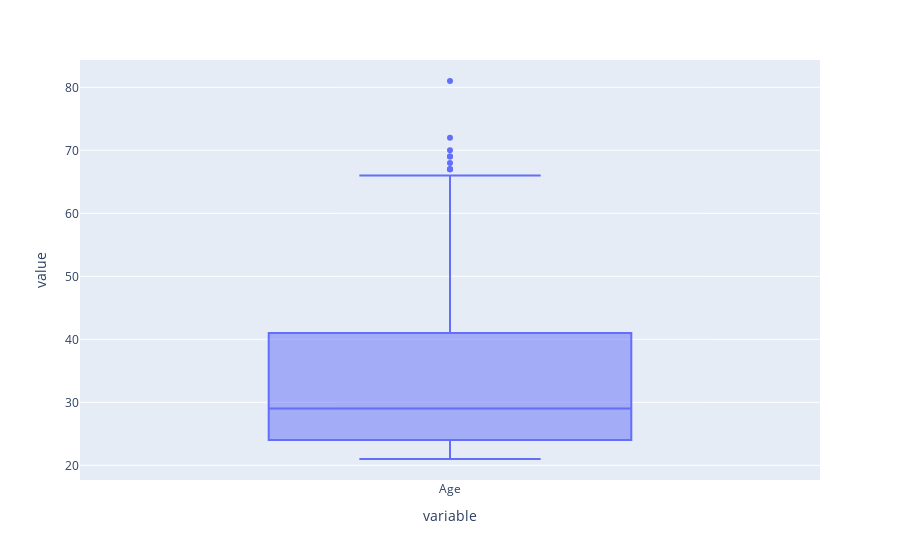

The code cell stored with this chart in its notebook:
### Code cell
px.box(df.Age)

### Figure 1 — Plotly figure (JSON) as saved in the notebook; plotly's stock layout.template omitted (floating-point values rounded to 4 significant figures; data arrays with more than 128 entries replaced by an {"elided": "..."} marker saying what was removed)
{"data": [{"alignmentgroup": "True", "hovertemplate": "variable=%{x}<br>value=%{y}<extra></extra>", "legendgroup": "", "marker": {"color": "#636efa"}, "name": "", "notched": false, "offsetgroup": "", "orientation": "v", "showlegend": false, "type": "box", "x": {"elided": "768 str values"}, "x0": " ", "xaxis": "x", "y": {"elided": "768 int values"}, "y0": " ", "yaxis": "y"}], "layout": {"boxmode": "group", "legend": {"tracegroupgap": 0}, "margin": {"t": 60}, "xaxis": {"anchor": "y", "domain": [0, 1], "title": {"text": "variable"}}, "yaxis": {"anchor": "x", "domain": [0, 1], "title": {"text": "value"}}}}
